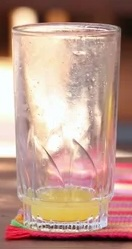
#> input picture 1copy2.jpg, 132 x 249 px
$ jupyter execute demo.ipynb
#> lines starting #> are read from the running program, lines starting #| are printed output that depends on the picture; after the words box and inside, x2 and y2 are one past the last pixel; in counts of white or black regions, pixels touching at a corner belong together
[cell 1]
import cv2
import numpy as np
import matplotlib.pyplot as plt

# -----------------------------
# PARAMETERS (tune if needed)
# -----------------------------
BLUR_KERNEL = (5, 5)
EDGE_THRESH_LOW = 50
EDGE_THRESH_HIGH = 150
SMOOTHING_WINDOW = 5
IGNORE_TOP_BOTTOM_FRAC = 0.1  # ignore top/bottom 10% of container

# -----------------------------
# LOAD IMAGE
# -----------------------------
image = cv2.imread("1copy2.jpg")
#> image is the input picture: shape (249, 132, 3); mean B, G, R 139.6, 153.8, 189.8
assert image is not None, "Image not found"

orig = image.copy()
h, w = image.shape[:2]
#> h = 249; w = 132

# -----------------------------
# STEP 1: EXTRACT BLUE CHANNEL
# -----------------------------
# Orange juice absorbs blue light strongly → high contrast
blue = image[:, :, 0]
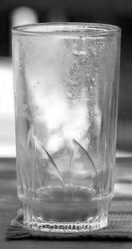
#> blue: shape (249, 132); min 0, max 255, mean 139.6

# Reduce noise
blue_blur = cv2.GaussianBlur(blue, BLUR_KERNEL, 0)
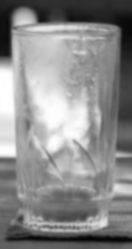
#> blue_blur: shape (249, 132); min 2, max 255, mean 139.6

# -----------------------------
# STEP 2: FIND CONTAINER REGION
# -----------------------------
# Edge detection
edges = cv2.Canny(blue_blur, EDGE_THRESH_LOW, EDGE_THRESH_HIGH)
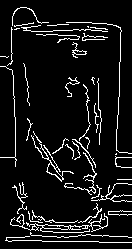
#> edges: shape (249, 132); 8.2% white in thin lines or dots

# Find contours
contours, _ = cv2.findContours(edges, cv2.RETR_EXTERNAL,
                               cv2.CHAIN_APPROX_SIMPLE)
#> contours = 41 contours, 37 with area under 20; largest, box (x1, y1, x2, y2) and area: (10, 213, 108, 233) 145, (31, 131, 74, 182) 140, (72, 42, 87, 58) 46, (64, 152, 97, 195) 32

# Assume largest vertical contour is the container
container_contour = max(contours, key=cv2.contourArea)
#> container_contour = contour of 253 points, box (x1, y1, x2, y2) (10, 213, 108, 233), area 145

# Create mask of container interior
container_mask = np.zeros((h, w), dtype=np.uint8)
cv2.drawContours(container_mask, [container_contour], -1, 255, thickness=-1)
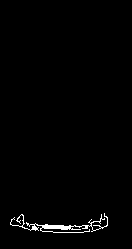
#> container_mask: shape (249, 132); 1.3% white in thin lines or dots, all inside (x1, y1, x2, y2) = (10, 213, 108, 233)

# Bounding box of container
x, y, bw, bh = cv2.boundingRect(container_contour)
#> x = 10; y = 213; bw = 98; bh = 20

# Crop to container region
container_blue = blue_blur[y:y+bh, x:x+bw]
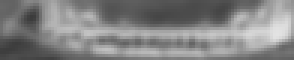
#> container_blue: shape (20, 98) (shown 3 times larger); min 59, max 227, mean 131.1
container_mask = container_mask[y:y+bh, x:x+bw]
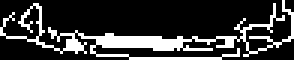
#> container_mask: shape (20, 98) (shown 3 times larger); 21% white in thin lines or dots

# -----------------------------
# STEP 3: ROW-WISE INTENSITY SCAN
# -----------------------------
row_means = []
row_stds = []

for row in range(bh):
    mask_row = container_mask[row] > 0
    if np.sum(mask_row) < 10:
        row_means.append(0)
        row_stds.append(0)
        continue

    values = container_blue[row][mask_row]
    row_means.append(np.mean(values))
    row_stds.append(np.std(values))
#> this loop made 20 passes
#> values on passes 7, 10, 11: [111, 118, 122, 85, 111, 174, 185, 201, 201, 204, 176], [113, 93, 128, 163, 181, 171, 171, 185, 196, 207, 171], [112, 97, 124, 140, 145, 157, 171, 170, 188, 196, 221, 169]
#> after the loop, row_means = [0, 0, 0, 0, 0, 0, 153.5, 0, 157, 161.7, 157.5, 154.5, 151.5, 133.6, 127.6, 140.6, 147, 0, 138.2, 126.2]; row_stds = [0, 0, 0, 0, 0, 0, 42.15, 0, 40.25, 33.89, 34.44, 22.57, 31.2, 24.78, 22.89, 18.42, 12.72, 0, 7.98, 4.59]

row_means = np.array(row_means)
#> row_means = 20 values, max 161.7 at index 9, min 0 at index 0, mean 87.44
row_stds = np.array(row_stds)
#> row_stds = 20 values, max 42.15 at index 6, min 0 at index 0, mean 14.79

# -----------------------------
# STEP 4: FIND LIQUID SURFACE
# -----------------------------
# Compute vertical gradient of intensity
gradient = np.abs(np.gradient(row_means))
#> gradient = 20 values, max 80.86 at index 8, min 0 at index 0, mean 17.58

# Ignore top/bottom regions (rim + base)
ignore = int(IGNORE_TOP_BOTTOM_FRAC * bh)
#> ignore = 2
valid_range = slice(ignore, bh - ignore)

# Combined score (edge strength - texture penalty)
lambda_texture = 0.3
score = gradient - lambda_texture * row_stds
#> score = 20 values, max 76.73 at index 5, min -12.64 at index 6, mean 13.14

# Smooth score to suppress pulp noise
score_smooth = np.convolve(
    score, np.ones(SMOOTHING_WINDOW) / SMOOTHING_WINDOW, mode="same"
)
#> score_smooth = 20 values, max 29.27 at index 17, min -2.96 at index 11, mean 12.33

# Liquid surface = strongest horizontal transition
liquid_row = np.argmax(score_smooth[valid_range]) + ignore
#> liquid_row = 17

# -----------------------------
# STEP 5: COMPUTE FILL RATIO
# -----------------------------
container_top = ignore
#> container_top = 2
container_bottom = bh - ignore
#> container_bottom = 18

liquid_height_px = container_bottom - liquid_row
#> liquid_height_px = 1
container_height_px = container_bottom - container_top
#> container_height_px = 16

fill_ratio = liquid_height_px / container_height_px
#> fill_ratio = 0.0625

# -----------------------------
# VISUALIZATION
# -----------------------------
vis = orig.copy()
cv2.rectangle(vis, (x, y), (x+bw, y+bh), (0, 255, 0), 2)
cv2.line(vis, (x, y + liquid_row),
         (x + bw, y + liquid_row), (0, 0, 255), 2)

cv2.putText(
    vis,
    f"Fill: {fill_ratio*100:.1f}%",
    (x, y - 10),
    cv2.FONT_HERSHEY_SIMPLEX,
    0.8,
    (0, 0, 255),
    2,
)
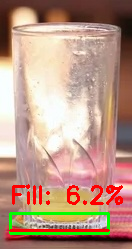
#> vis: shape (249, 132, 3); mean B, G, R 132.9, 151.5, 187.3

# Show result
cv2.imshow("Orange Juice Fill Detection", vis)
cv2.waitKey(0)
cv2.destroyAllWindows()

# Optional: debug plot
plt.figure(figsize=(6, 4))
plt.plot(row_means, label="Mean Blue Intensity")
plt.plot(score_smooth, label="Detection Score")
plt.axvline(liquid_row, color="r", linestyle="--", label="Detected Surface")
plt.legend()
plt.xlabel("Vertical Pixel Row")
plt.ylabel("Value")
plt.title("Row-wise Intensity Analysis")
plt.show()
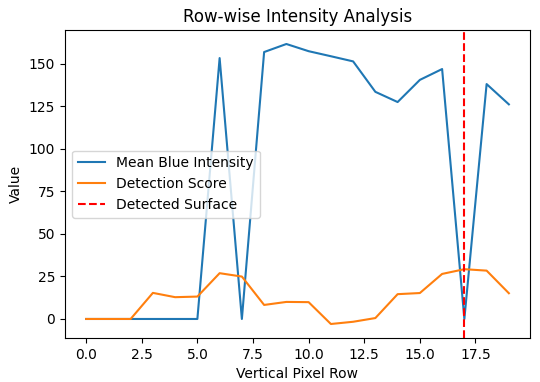
#> figure drawn by matplotlib, 1 panel; curve peaks at x = 9, y = 161.7; curve peaks at x = 17, y = 29.27

$ run again, with 1.jpg copied over 1copy2.jpg
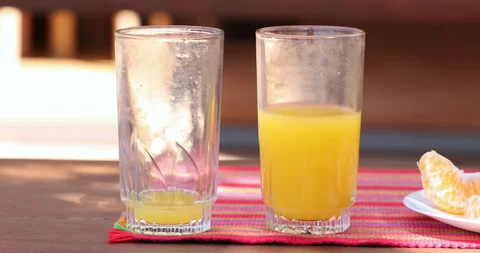
#> input picture 1.jpg, 480 x 253 px
#> image is the input picture: shape (253, 480, 3); mean B, G, R 112.9, 133, 173.7
#> `edges = cv2.Canny(blue_blur, EDGE_THRESH_LOW, EDGE_THRESH_HIGH)`:
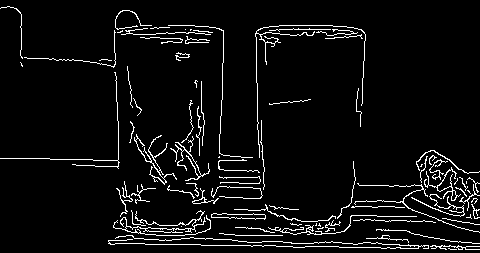
#> edges: shape (253, 480); 5.5% white in thin lines or dots
#> contours = 82 contours, 68 with area under 20; largest, box (x1, y1, x2, y2) and area: (211, 213, 266, 220) 204, (113, 210, 211, 236) 70, (424, 167, 461, 201) 70, (134, 134, 177, 185) 68, (170, 136, 210, 181) 54
#> container_contour = contour of 32 points, box (x1, y1, x2, y2) (211, 213, 266, 220), area 204
#> container_mask: shape (253, 480); 0.22% white; 1 white region, box (x1, y1, x2, y2) and area: (211, 213, 266, 220) 262
#> x = 211; y = 213; bw = 55; bh = 7
#> the loop `for row in range(bh):` made 7 passes
#> values on pass 1: [127, 128, 129, 128, 124, 123, 124, 125, 125, 118]
#> after the loop `for row in range(bh):`: row_means = [125.1, 109.8, 100.6, 101.2, 111.1, 120.6, 0]; row_stds = [3.05, 5.36, 6.57, 7.08, 7.1, 3.81, 0]
#> gradient = [15.27, 12.23, 4.32, 5.21, 9.72, 55.53, 120.6]
#> ignore = 0
#> score = [14.35, 10.62, 2.35, 3.09, 7.59, 54.39, 120.6]
#> score_smooth = [5.46, 6.08, 7.6, 15.61, 37.61, 37.14, 36.52]
#> liquid_row = 4
#> container_top = 0
#> container_bottom = 7
#> liquid_height_px = 3
#> container_height_px = 7
#> fill_ratio = 0.429
#> `plt.show()`:
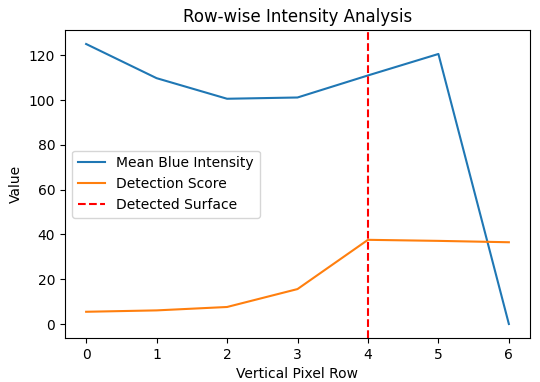
#> figure drawn by matplotlib, 1 panel

$ run again, with 1copy.jpg copied over 1copy2.jpg
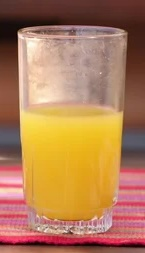
#> input picture 1copy.jpg, 145 x 253 px
#> image is the input picture: shape (253, 145, 3); mean B, G, R 86.8, 126.3, 176.7
#> `edges = cv2.Canny(blue_blur, EDGE_THRESH_LOW, EDGE_THRESH_HIGH)`:
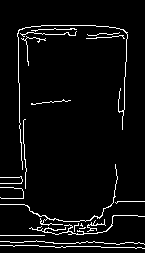
#> edges: shape (253, 145); 4.8% white in thin lines or dots, all inside (x1, y1, x2, y2) = (0, 25, 145, 249)
#> contours = 20 contours, 18 with area under 20; largest, box (x1, y1, x2, y2) and area: (0, 164, 118, 226) 35, (29, 215, 145, 235) 31
#> container_contour = contour of 156 points, box (x1, y1, x2, y2) (0, 164, 118, 226), area 35
#> x = 0; y = 164; bw = 118; bh = 62
#> the loop `for row in range(bh):` made 62 passes
#> values on passes 53, 55, 56: [118, 109, 109, 107, 86, 77, 98, 110, 105, 88, 89, 114], [136, 108, 87, 71, 68, 75, 80, 106, 119, 111], [141, 123, 127, 92, 81, 72, 69, 75, 89, 98, 85, 73, 81, 107]
#> after the loop `for row in range(bh):`: row_means = 62 values, max 127.1 at index 60, min 0 at index 0, mean 11.53; row_stds = 62 values, max 21.87 at index 54, min 0 at index 0, mean 1.79
#> gradient = 62 values, max 127.1 at index 61, min 0 at index 0, mean 8.18
#> ignore = 6
#> score = 62 values, max 127.1 at index 61, min -3.72 at index 52, mean 7.65
#> score_smooth = 62 values, max 54.09 at index 59, min 0 at index 0, mean 6.83
#> liquid_row = 39
#> container_top = 6
#> container_bottom = 56
#> liquid_height_px = 17
#> container_height_px = 50
#> fill_ratio = 0.34
#> `plt.show()`:
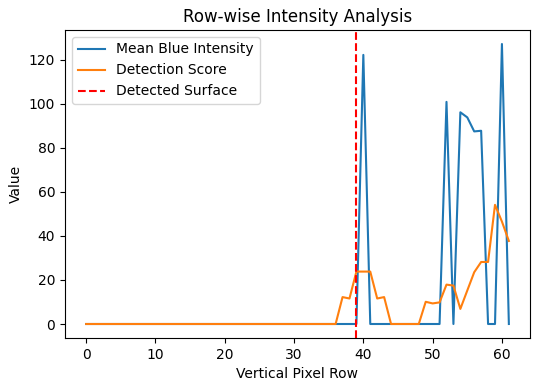
#> figure drawn by matplotlib, 1 panel; curve peaks at x = 60, y = 127.1; curve peaks at x = 59, y = 54.09
